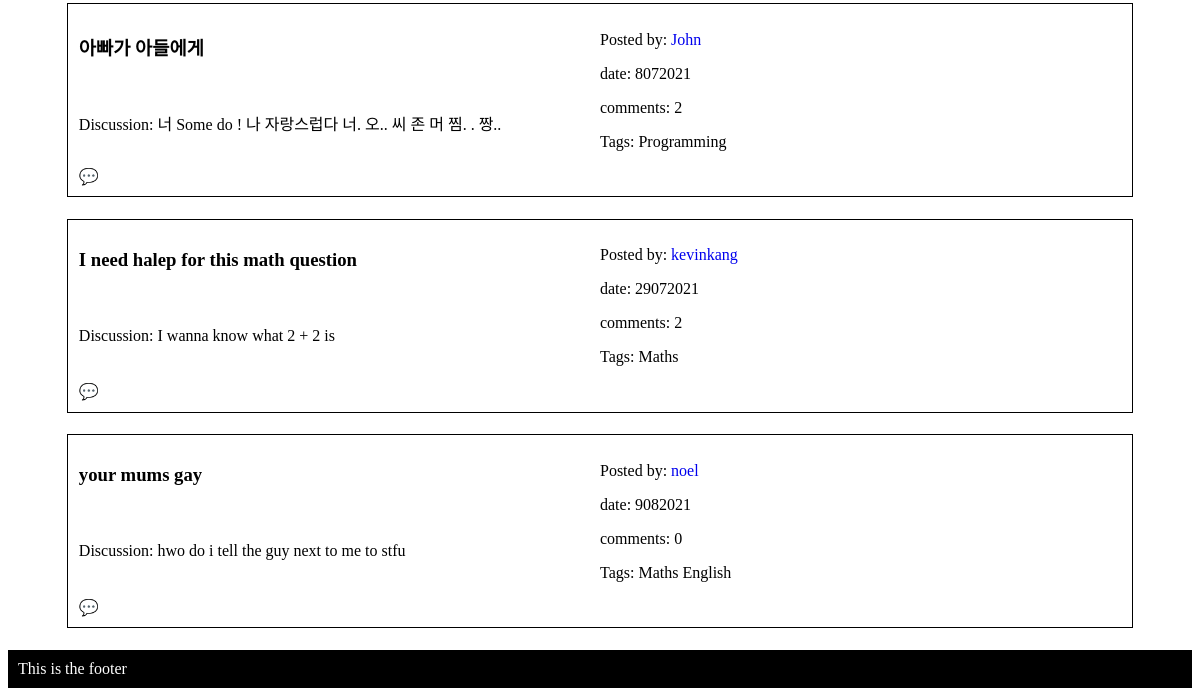
Before: / (lower part) with the older database file.
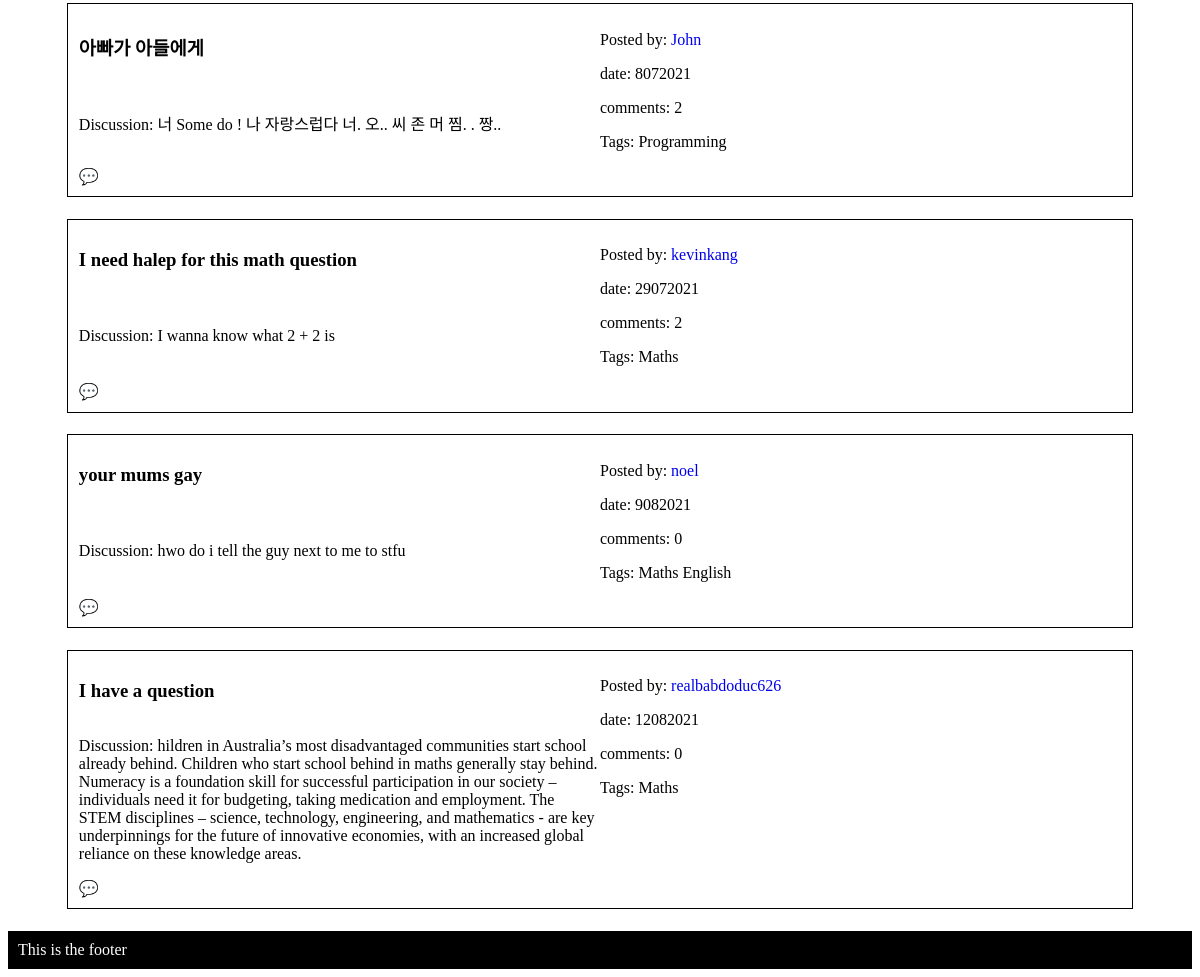
After: the same page with the newer database file.
### models.py (models this page shows)
class Post(db.Model):
    __tablename__ = 'Post'
    id = db.Column(db.Integer, primary_key=True)
    title = db.Column(db.Text)
    discussion = db.Column(db.Text)
    date = db.Column(db.Integer)
    comments = db.Column(db.Integer)
    user_id = db.Column(db.Integer, db.ForeignKey('User.id'))
    post_user = db.relationship('User', back_populates='user_post')
    replies_post = db.relationship('Reply', secondary=PostReply, back_populates='posts_reply')
    categories_post = db.relationship('Category', secondary=PostCategory, back_populates='posts_category')
    notifications_post = db.relationship('Notification', back_populates='posts_notification')
    posts = db.relationship('Comment', back_populates='user')

class User(db.Model):
    __tablename__ = 'User'
    id = db.Column(db.Integer, primary_key=True)
    username = db.Column(db.Text)
    email = db.Column(db.Text)
    password = db.Column(db.Text)
    user_post = db.relationship('Post', back_populates='post_user')
    notifications_user = db.relationship('Notification', back_populates='users_notification')
    users = db.relationship('Comment', back_populates='post')

class Category(db.Model):
    __tablename__ = 'Category'
    id = db.Column(db.Integer, primary_key=True)
    topic = db.Column(db.Text)
    posts_category = db.relationship('Post', secondary=PostCategory, back_populates='categories_post')

### main.py (the view)
@app.route('/', methods=['GET', 'POST'])
def home():
    post = models.Post.query.all()
    return render_template('home.html', posts=post, title='home')

### main.py (called while the page is built)
@app.before_request
def before_request():
    g.logged_in_user = None
    if 'logged_in_user' in session:
        g.logged_in_user = session['logged_in_user']

### templates/home.html (shortened to what this page needs)
{% extends 'layout.html' %}
{% block content %}
<main>
{% for post in posts %}
<div class="grid_container">
<h3 class="title">{{ post.title }}</h3>
<p class="discussion">Discussion: {{ post.discussion }}</p>
<div class="other_information">
<p>Posted by: <a href="/profile/{{post.post_user.id}}">{{ post.post_user.username }}</a></p>
<p>date: {{ post.date }}
<p>comments: {{ post.comments }}</p>
<p class="tags">Tags: {% for catego in post.categories_post %}
    {{catego.topic}}
    {% endfor %}
</p>
</div class="comment_button">
{% if g.logged_in_user %}
    <a href="/comment/{{post.id}}">💬</a>
{% else %}
    <a href="/user">💬</a>
{% endif %}
</div>
{% endfor %}
</main>
{% endblock %}

Changed rows visible on the page:
added Post: title "I have a question", discussion "hildren in Australia’s most disadvantaged communities start school already behind. Children who start school behind in maths generally stay behind. Numeracy is a foundation skill for successful participation in our society – individuals need it for budgeting, taking medication and employment. The STEM disciplines – science, technology, engineering, and mathematics - are key underpinnings for the future of innovative economies, with an increased global reliance on these knowledge areas.", post_user.username "realbabdoduc626", date "12082021", comments "0", Category (topic "Maths")
